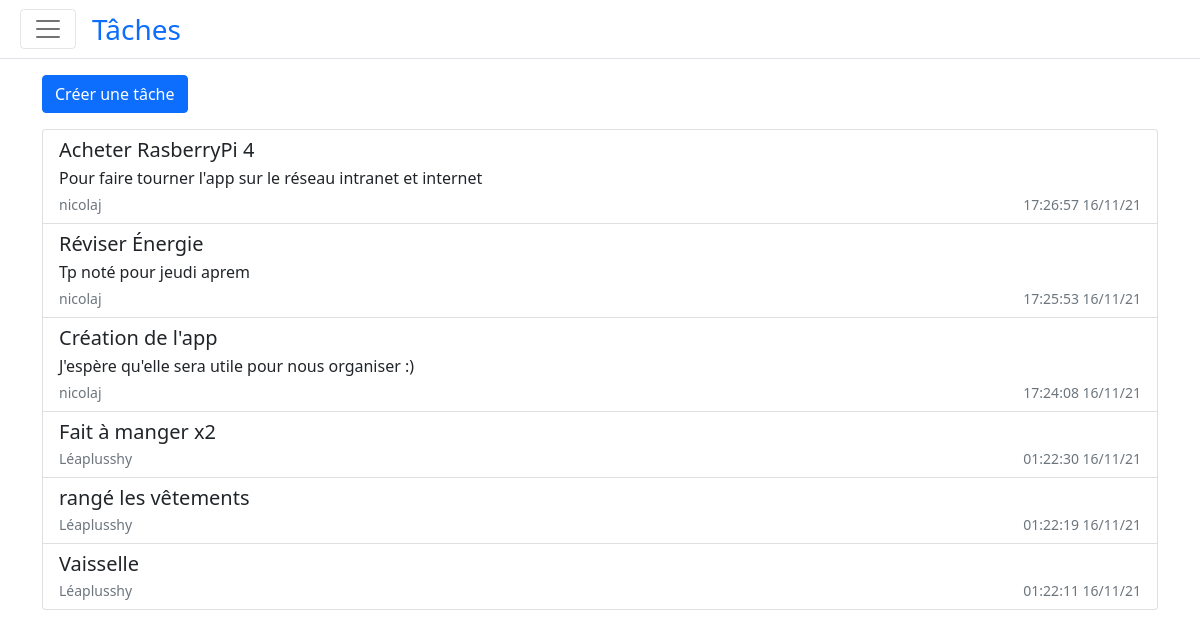
Page /task/ (signed in) on the committed database.
### tables this page shows
CREATE TABLE task (
  id INTEGER PRIMARY KEY AUTOINCREMENT,
  author_id INTEGER NOT NULL,
  created TIMESTAMP NOT NULL DEFAULT CURRENT_TIMESTAMP,
  title TEXT NOT NULL,
  body TEXT NOT NULL,
  FOREIGN KEY (author_id) REFERENCES user (id)
);

CREATE TABLE user (
  id INTEGER PRIMARY KEY AUTOINCREMENT,
  username TEXT UNIQUE NOT NULL,
  password TEXT NOT NULL
);

### project/task.py (the view)
@task_bp.route('/')
@login_required
def task():
    db = get_db()
    tasks = db.execute(
        'SELECT p.id, title, body, created, author_id, username'
        ' FROM task p JOIN user u ON p.author_id = u.id'
        ' ORDER BY created DESC'
    ).fetchall()
    return render_template('task/index.html', page='task', tasks=tasks)

### project/auth.py (called while the page is built)
@auth_bp.before_app_request
def load_logged_in_user():
    user_id = session.get('user_id')
    if user_id is None:
        g.user = None
    else:
        g.user = get_db().execute(
            'SELECT * FROM user WHERE id = ?', (user_id,)
        ).fetchone()

def login_required(view):
    @functools.wraps(view)
    def wrapped_view(**kwargs):
        if g.user is None:
            return redirect(url_for('auth.login'))
        return view(**kwargs)
    return wrapped_view

### project/db.py (called while the page is built)
def get_db():
    if 'db' not in g:
        g.db = sqlite3.connect(
            current_app.config['DB'],
            detect_types=sqlite3.PARSE_DECLTYPES
        )
        g.db.row_factory = sqlite3.Row
    return g.db

### project/templates/task/index.html
{% extends 'base.html' %}
{% block header %}
Tâches
{% endblock %}
{% block content %}
    <div class="mb-3">
        <a role="button" href="{{ url_for('task.create') }}" class="btn btn-primary">Créer une tâche</a>
    </div>
    <div class="overflow-scroll" style="max-height: 70vh;">
      <div class="list-group">
        {% for task in tasks %}
        <a href="{{ url_for('task.update', id=task['id']) }}" class="list-group-item list-group-item-action">
            <h5 class="mb-1">{{ task['title'] }}</h5>
          <p class="mb-1">{{ task['body'] }}</p>
          <div class="d-flex w-100 justify-content-between">
            <small class="text-muted">{{ task['username'] }}</small>
            <small class="text-muted">{{ task['created'].strftime('%X %d/%m/%y') }}</small>
          </div>
          </a>
        {% endfor %}
    </div>
{% endblock %}

### project/templates/base.html (shortened to what this page needs)
<!doctype html>
<html lang="en">
  <head>
    <link href="https://cdn.jsdelivr.net/npm/bootstrap@5.1.3/dist/css/bootstrap.min.css" rel="stylesheet">
</head>
<body>
  <main>
              {% set navigation = [('index', 'Accueil'), ('task', 'Tâches'), ('counting', 'Comptes')] %}
      <nav class="navbar navbar-light sticky-top bg-white mb-3 border-bottom">
        <div class="container-fluid">
          <button class="navbar-toggler me-3 mx-2" type="button" data-bs-toggle="offcanvas" data-bs-target="#offcanvasNavbar" aria-controls="offcanvasNavbar">
            <span class="navbar-toggler-icon"></span>
          </button>
            <div class="me-auto">
              <span class="text-primary fs-3">
                {% block header %} {% endblock %}
              </span>
            </div>
        </div>
      </nav>
    <div class="container">
      {% block content %} {% endblock %}
    </div>
  </main>
  </body>
</html>

### rows in the picture
task: title "Acheter RasberryPi 4", body "Pour faire tourner l'app sur le réseau intranet et internet", username "nicolaj", created "17:26:57 16/11/21"
task: title "Réviser Énergie", body "Tp noté pour jeudi aprem", username "nicolaj", created "17:25:53 16/11/21"
task: title "Création de l'app", body "J'espère qu'elle sera utile pour nous organiser :)", username "nicolaj", created "17:24:08 16/11/21"
task: title "Fait à manger x2", username "Léaplusshy", created "01:22:30 16/11/21"
task: title "rangé les vêtements", username "Léaplusshy", created "01:22:19 16/11/21"
task: title "Vaisselle", username "Léaplusshy", created "01:22:11 16/11/21"
